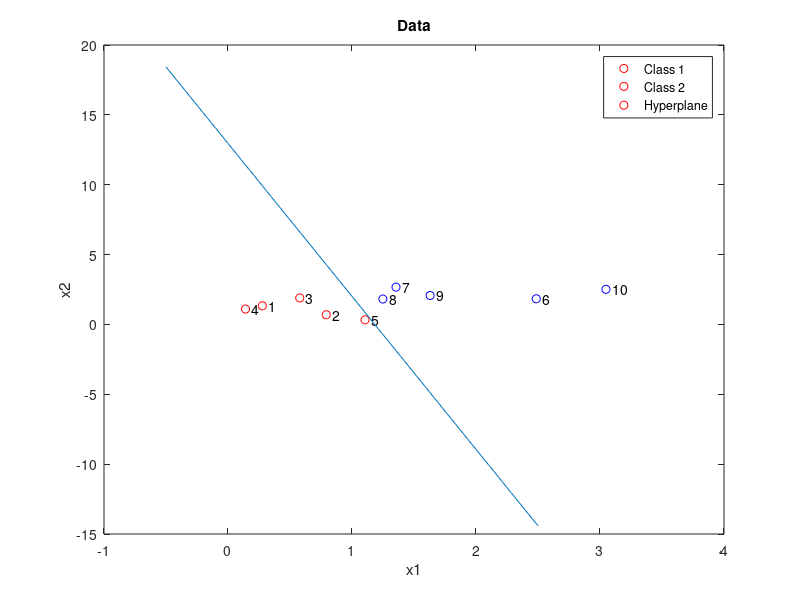

Recreate this plot in MATLAB.
%%
% Chen Zu Janurary 6, 2018
%
% It is a demo code for demonstrating perceptron algorithm including SGD 
% and dual methods.
%
% Related paper:
%
% [1] Hang Li. Statistical Learning Method, 2012.
%
%%
clear;clc;close all;
dbstop if error
rng(2);
%% Generate data from two Gaussion distribution
N = 10;
mu1 = [1,1];
mu2 = [2,2];
sigma = 0.2 * eye(2);
X = [mvnrnd(mu1,sigma,N/2);mvnrnd(mu2,sigma,N/2)];
label = [ones(N/2,1); -ones(N/2,1)];
% method = 'dual';
method = 'original';

%========================== show toy data ============================
figure;
hold on;
for i = 1:N
    if label(i) == 1
        linetype = 'ro';
    else
        linetype = 'bo';
    end
    plot(X(i,1), X(i,2), linetype);
    text(X(i,1)+0.05, X(i,2), num2str(i));
end
hold off;
box on;
title('Data');
xlabel('x1');
ylabel('x2');

if ~strcmp(method, 'dual')
    %% Perceptron
    eta = 0.1;
    w = zeros(2,1);
    b = 0;
    iter = 200;
    
    %================================== train ============================
    for i = 1:iter
        y = label .* (X*w + b);
        idx = find(y <= 0);
        if ~isempty(idx)
            j = randsample(idx,1);
            w = w + eta * label(j) * X(j,:)';
            b = b + eta * label(j);
        else
            break;
        end
        
        %% the code of this section for observing the change of hyperplan
        %     figure;
        %     hold on;
        %     for k = 1:N
        %         if label(k) == 1
        %             linetype = 'ro';
        %         else
        %             linetype = 'bo';
        %         end
        %         plot(X(k,1), X(k,2), linetype);
        %         text(X(k,1)+0.05, X(k,2), num2str(k));
        %     end
        %     t = -0.5:0.1:2.5;
        %     plot(t,(-b-w(1)*t)/w(2));
        %     hold off;
        %     box on;
        %     title('Data');
        %     xlabel('x1');
        %     ylabel('x2');
        
    end
else
    %% Dual of Perceptron
    eta = 0.1;
    K = X*X';
    alpha = zeros(N,1);
    b = 0;
    iter = 200;
    
    %================================== train ============================
    for i = 1:iter
        y = label.*(K*(alpha.*label) + b);
        idx = find(y <= 0);
        if ~isempty(idx)
            j = randsample(idx,1);
            alpha(j) = alpha(j) + eta;
            b = b + eta * label(j);
        else
            break;
        end
    end
    w = X'*(alpha.*label);
end

%============================= test =================================

pre_label = sign(X*w+b);
accuracy = mean(sum(pre_label == label));

% Plot hyperplane
hold on;
t = -0.5:0.1:2.5;
plot(t,(-b-w(1)*t)/w(2));
hold off;
legend('Class 1', 'Class 2','Hyperplane');